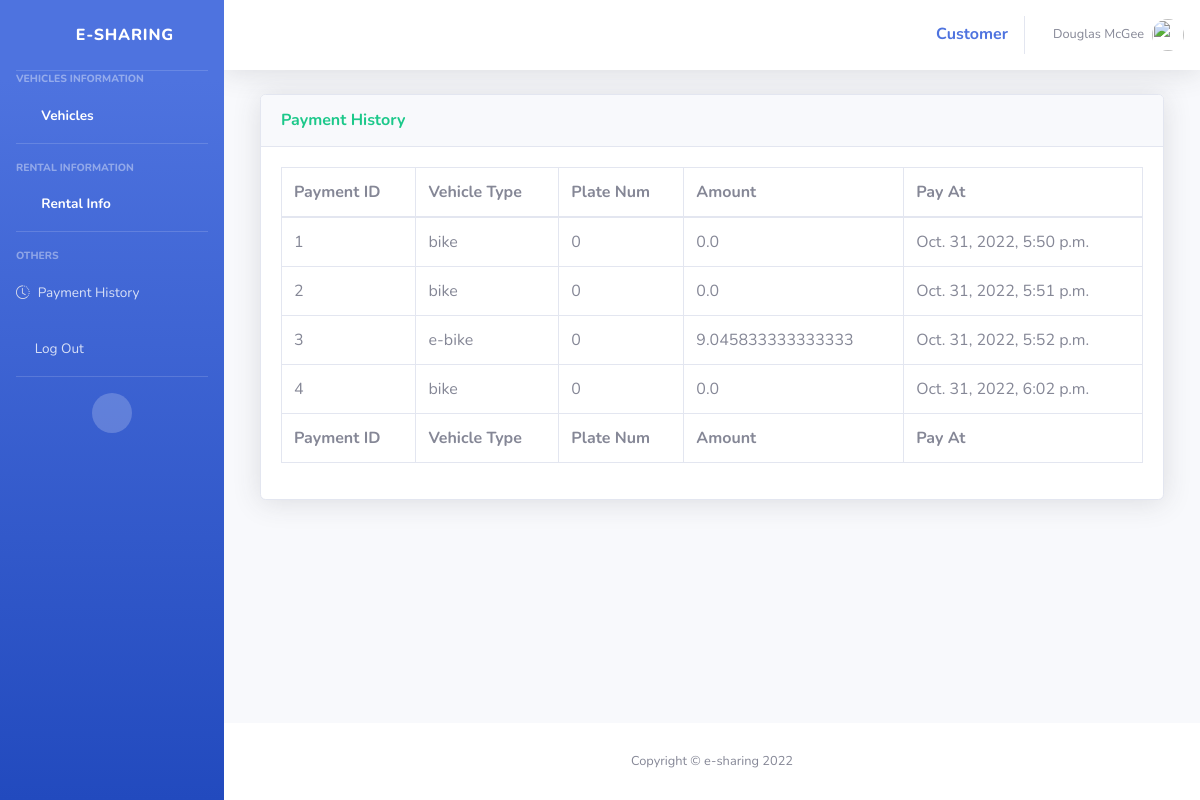
Before: /history/ with the older database file.
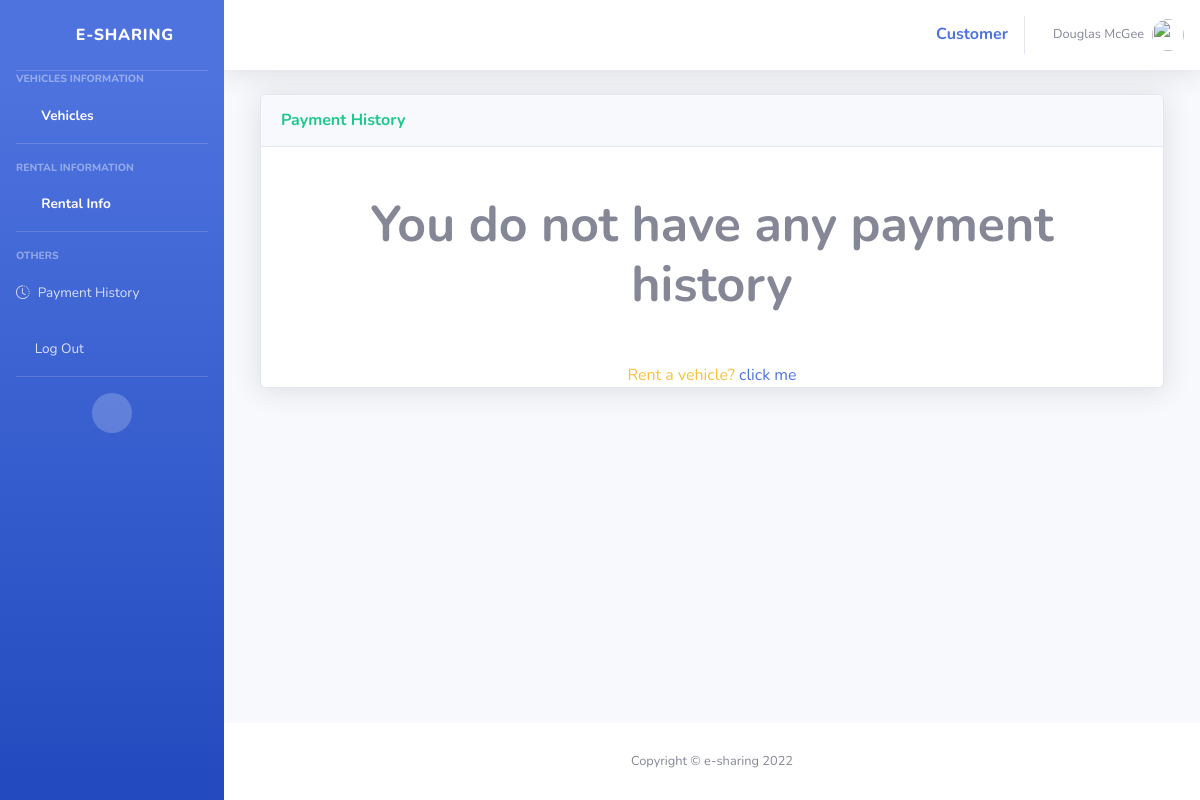
After: the same page with the newer database file.
### e_portal/models.py (models this page shows)
class Vehicles(models.Model):
    name = models.CharField(max_length=128)
    type = models.CharField(max_length=8)
    cover = models.ImageField(upload_to='resources/img/covers', blank=True)
    color = models.CharField(max_length=8)
    plateNum = models.CharField(max_length=7)
    batteryPercentage = models.IntegerField(default=100)
    lastChargedTime = models.DateTimeField(auto_now=True)
    status = models.CharField(max_length=32, default='available')
    totalRentalHours = models.FloatField(default=0)
    locName = models.CharField(max_length=128)
    latitude = models.FloatField(default=0)
    longitude = models.FloatField(default=0)
    price = models.FloatField(default=0)
    description = models.TextField(blank=True, null=True)

class Payments(models.Model):
    amount = models.FloatField(blank=False)
    status = models.CharField(max_length=8, default='success')
    payTime = models.DateTimeField(default=timezone.now)
    cid = models.IntegerField()
    vid = models.IntegerField()
    detail = models.CharField(max_length=128, default="")

### e_portal/views/customer.py (the view)
# urls.py: path("history/",customer.getPaymentHistory, name='paymentHistory'),
def getPaymentHistory(request):
    payments = models.Payments.objects.all()
    paymentHistory = []
    for payment in payments:
        vehicle = models.Vehicles.objects.filter(id=payment.vid)
        paymentHistory.append(PaymentsItems(payment, vehicle[0]))
    return render(request, 'customers/payment_history.html', {"paymentHistory": paymentHistory})

### templates/customers/payment_history.html
{% extends 'base.html' %}
{% block content %}
<div class="container-fluid">
        <div class="card shadow mb-4">
            <div class="card-header py-3">
                <h6 class="m-0 font-weight-bold text-success">Payment History</h6>
            </div>
            {% if paymentHistory %}
                <div class="card-body">
                    <div class="table-responsive">
                        <table class="table table-bordered" id="dataTable">
                            <thead>
                                <tr>
                                    <th>Payment ID</th>
                                    <th>Vehicle Type</th>
                                    <th>Plate Num</th>
                                    <th>Amount</th>
                                    <th>Pay At</th>
                                </tr>
                            </thead>
                            <tfoot>
                                <tr>
                                    <th>Payment ID</th>
                                    <th>Vehicle Type</th>
                                    <th>Plate Num</th>
                                    <th>Amount</th>
                                    <th>Pay At</th>
                                </tr>
                            </tfoot>
                            <tbody>
                            {% for payment_history in paymentHistory %}
                                <tr>
                                    <td>{{ payment_history.id }}</td>
                                    <td>{{ payment_history.v_type }}</td>
                                    <td>{{ payment_history.plate_num }}</td>
                                    <td>{{ payment_history.amount }}</td>
                                    <td>{{ payment_history.pay_time }}</td>
                                </tr>
                            {% endfor %}
                            </tbody>
                        </table>
                    </div>
                </div>
            {% else %}
                <div class="container">
                    <div class="text-center">
                        <h2 class="m-lg-5" style="font-weight: bold; font-size: 50px">You do not have any payment history</h2>
                        <p class="text-warning mb-0">Rent a vehicle?  <a href="{% url 'e_portal:vehicles_list' %}" style="text-decoration: none"> click me</a></p>
                    </div>
                </div>
            {% endif %}
        </div>
    </div>
{% endblock %}

### templates/base.html (shortened to what this page needs)
<!DOCTYPE html>
<html lang="en">
<head>
    {% load static %}
    <link href="{% static 'vendor/fontawesome-free/css/all.min.css' %} " rel="stylesheet" type="text/css">
    <link href="{% static 'css/sb-admin-2.min.css' %}" rel="stylesheet">
    <link href="{% static 'vendor/datatables/dataTables.bootstrap4.min.css' %}" rel="stylesheet">
    <link rel="stylesheet" href="https://cdn.jsdelivr.net/npm/bootstrap-icons@1.9.1/font/bootstrap-icons.css">
</head>
<body id="page-top">
    <div id="wrapper">
        {% include 'partials/sidebar.html' %}
        <div id="content-wrapper" class="d-flex flex-column">
            <div id="content">
                {% include 'partials/navbar.html' %}
                <div class="container-fluid">
                    <div class="row">
                        {% block content %}{% endblock %}
                    </div>
                </div>
            </div>
            <footer class="sticky-footer bg-white">
                <div class="container my-auto">
                    <div class="copyright text-center my-auto">
                        <span>Copyright &copy; e-sharing 2022</span>
                    </div>
                </div>
            </footer>
        </div>
    </div>
</body>
</html>

### templates/partials/sidebar.html (shortened to what this page needs)
<ul class="navbar-nav bg-gradient-primary sidebar sidebar-dark accordion" id="accordionSidebar">
    <a class="sidebar-brand d-flex align-items-center justify-content-center" href="index.html">
        <div class="sidebar-brand-icon rotate-n-15">
            <i class="fas fa-laugh-wink"></i>
        </div>
        <div class="sidebar-brand-text mx-3">E-sharing</div>
    </a>
    <hr class="sidebar-divider my-0">
    <div class="sidebar-heading">
        Vehicles Information
    </div>
    <li class="nav-item active">
        <a class="nav-link" href="{% url 'e_portal:vehicles_list' %}">
            <i class="fas fa-fw fa-tachometer-alt"></i>
            <span>Vehicles</span></a>
    </li>
    <hr class="sidebar-divider">
    <div class="sidebar-heading">
        Rental Information
    </div>
    <li class="nav-item active">
        <a class="nav-link" href="{% url 'e_portal:rents' %}">
            <i class="fas fa-fw fa-folder"></i>
            <span>Rental Info</span>
        </a>
    </li>
    <hr class="sidebar-divider">
    <div class="sidebar-heading">
        OTHERS
    </div>
    <li class="nav-item">
        <a class="nav-link" href="{% url 'e_portal:paymentHistory' %}">
            <i class="bi bi-clock-history text-gray-300"></i>
            <span>Payment History</span></a>
    </li>
    <li class="nav-item">
        <a class="nav-link" href="tables.html" data-toggle="modal" data-target="#logoutModal">
            <i class="fas fa-sign-out-alt text-gray-300"></i>
            <span>Log Out</span></a>
    </li>
    <hr class="sidebar-divider d-none d-md-block">
    <div class="text-center d-none d-md-inline">
        <button class="rounded-circle border-0" id="sidebarToggle"></button>
    </div>
</ul>

### templates/partials/navbar.html (shortened to what this page needs)
<nav class="navbar navbar-expand navbar-light bg-white topbar justify-content-end mb-4 static-top shadow ">
<div class="row justify-content-end">
    <div class="nav-item">
        <p class="text-primary" style="margin-top: 22px; font-weight: bold">Customer</p>
    </div>
    <div class="nav-item dropdown no-arrow">
        <a class="nav-link dropdown-toggle" href="#" id="userDropdown" role="button"
            data-toggle="dropdown" aria-haspopup="true" aria-expanded="false">
            <span class="mr-2 d-none d-lg-inline text-gray-600 small">Douglas McGee</span>
            {% load static %}
            <img class="img-profile rounded-circle"
                src="{% static 'img/saber.jpg' %}">
        </a>
    </div>
</div>
</nav>

Changed rows visible on the page:
no longer on this page (row edited): Vehicles: v_type "bike" "bike" "bike"
removed Payments: amount "0.0", pay_time "Oct. 31, 2022, 5:50 p.m."
removed Payments: amount "0.0", pay_time "Oct. 31, 2022, 5:51 p.m."
no longer on this page (row edited): Vehicles: v_type "e-bike"
removed Payments: amount "9.045833333333333", pay_time "Oct. 31, 2022, 5:52 p.m."
removed Payments: amount "0.0", pay_time "Oct. 31, 2022, 6:02 p.m."
Other visible differences:
text no longer shown: "Payment ID Vehicle Type Plate Num Amount Pay At Payment ID Vehicle Type Plate Num Amount Pay At"
text now shown: "You do not have any payment history Rent a vehicle? click me"
list line gone: "1 0"
list line gone: "2 0"
list line gone: "3 0"
list line gone: "4 0"
